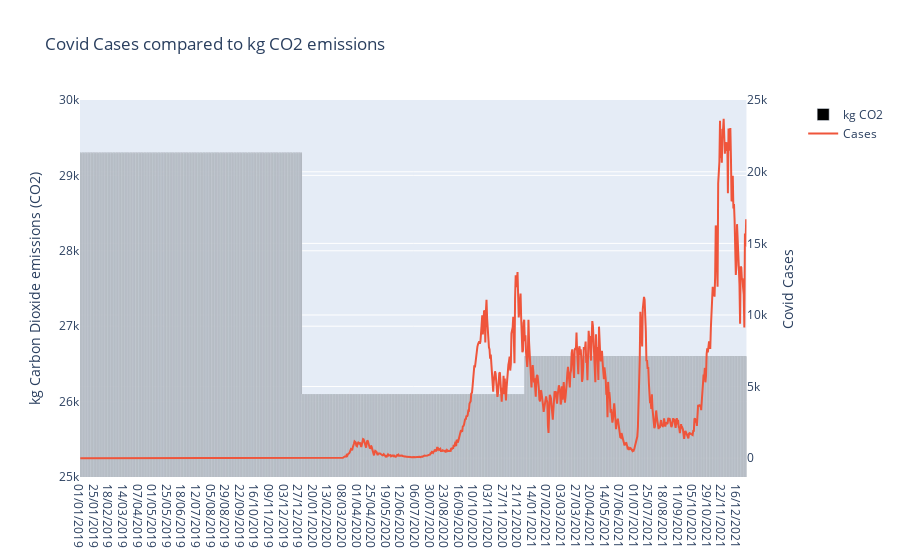
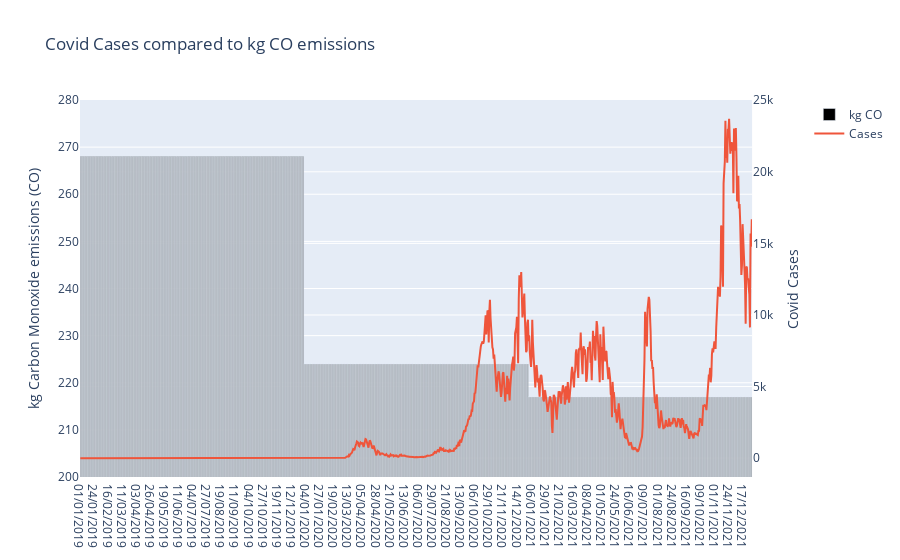
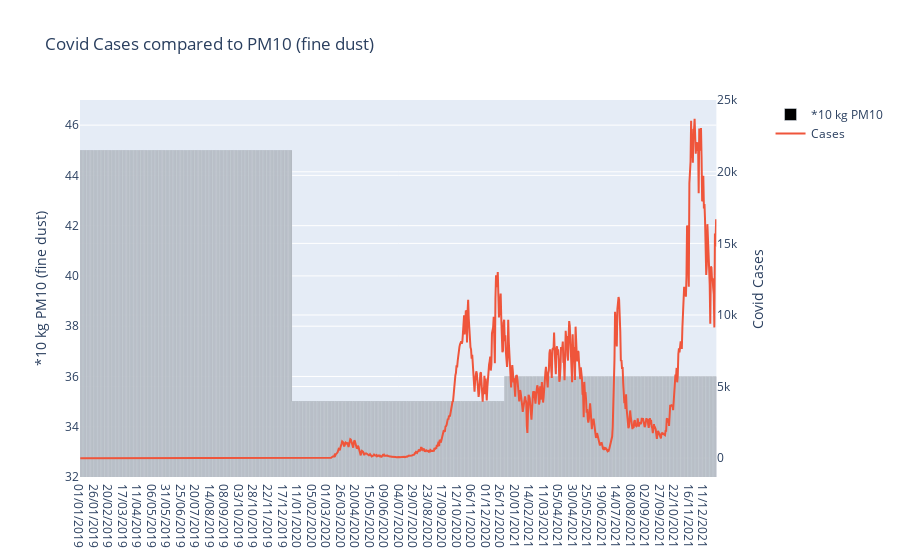

These figures' notebook cell, in order:
### Code cell
# The introduced dataframes will be used again in the combined graph
df = pd.read_csv(file_path, delimiter = ';').iloc[0:1096]
df_road = pd.read_csv('Road Emissions per date.csv', delimiter=';').iloc[0:1096]


# first plot, a graph with two axis is used. Titles, axis titles and legends are added
fig_com = make_subplots(specs=[[{"secondary_y": True}]])
fig_com.add_trace(
    go.Bar(x = df_road["Date"], y=df_road["Carbon dioxide (CO2)"], name="kg CO2", marker_color = 'black'),
    secondary_y=False)
fig_com.add_trace(
    go.Scatter(x=df["Date"], y=df["Cases"], name="Cases"),
    secondary_y=True)
fig_com.update_layout(yaxis1 = dict(range=[25000,30000]))
fig_com.update_layout(title_text = "Covid Cases compared to kg CO2 emissions")
fig_com.update_layout(yaxis1_title="kg Carbon Dioxide emissions (CO2)")
fig_com.update_layout(yaxis2_title="Covid Cases")

# second plot
fig_com2 = make_subplots(specs=[[{"secondary_y": True}]])
fig_com2.add_trace(
    go.Bar(x=df_road["Date"], y=df_road["Carbon monoxide (CO)"], name="kg CO", marker_color = 'black'),
    secondary_y=False)
fig_com2.add_trace(
    go.Scatter(x=df["Date"], y=df["Cases"], name="Cases"),
    secondary_y=True)
fig_com2.update_layout(yaxis1 = dict(range=[200,280]))
fig_com2.update_layout(title_text = "Covid Cases compared to kg CO emissions")
fig_com2.update_layout(yaxis1_title="kg Carbon Monoxide emissions (CO)")
fig_com2.update_layout(yaxis2_title="Covid Cases")

# third plot
fig_com3 = make_subplots(specs=[[{"secondary_y": True}]])
fig_com3.add_trace(
    go.Bar(x=df_road["Date"], y=df_road["PM10 (fine dust)"], name="*10 kg PM10", marker_color = 'black'),
    secondary_y=False)
fig_com3.add_trace(
    go.Scatter(x=df["Date"], y=df["Cases"], name="Cases"),
    secondary_y=True)
fig_com3.update_layout(yaxis1 = dict(range=[32,47]))
fig_com3.update_layout(title_text = "Covid Cases compared to PM10 (fine dust)")
fig_com3.update_layout(yaxis1_title="*10 kg PM10 (fine dust)")
fig_com3.update_layout(yaxis2_title="Covid Cases")

# show all plots
fig_com.show()
fig_com2.show()
fig_com3.show()

### Figure 1 — Plotly figure (JSON) as saved in the notebook; plotly's stock layout.template omitted (floating-point values rounded to 4 significant figures; data arrays with more than 128 entries replaced by an {"elided": "..."} marker saying what was removed)
{"data": [{"marker": {"color": "black"}, "name": "kg CO2", "type": "bar", "x": {"elided": "1096 str values"}, "xaxis": "x", "y": {"elided": "1096 int values"}, "yaxis": "y"}, {"name": "Cases", "type": "scatter", "x": {"elided": "1096 str values"}, "xaxis": "x", "y": {"elided": "1096 int values"}, "yaxis": "y2"}], "layout": {"title": {"text": "Covid Cases compared to kg CO2 emissions"}, "xaxis": {"anchor": "y", "domain": [0, 0.94]}, "yaxis": {"anchor": "x", "domain": [0, 1], "range": [25000, 30000], "title": {"text": "kg Carbon Dioxide emissions (CO2)"}}, "yaxis2": {"anchor": "x", "overlaying": "y", "side": "right", "title": {"text": "Covid Cases"}}}}

### Figure 2 — Plotly figure (JSON) as saved in the notebook; plotly's stock layout.template omitted (floating-point values rounded to 4 significant figures; data arrays with more than 128 entries replaced by an {"elided": "..."} marker saying what was removed)
{"data": [{"marker": {"color": "black"}, "name": "kg CO", "type": "bar", "x": {"elided": "1096 str values"}, "xaxis": "x", "y": {"elided": "1096 int values"}, "yaxis": "y"}, {"name": "Cases", "type": "scatter", "x": {"elided": "1096 str values"}, "xaxis": "x", "y": {"elided": "1096 int values"}, "yaxis": "y2"}], "layout": {"title": {"text": "Covid Cases compared to kg CO emissions"}, "xaxis": {"anchor": "y", "domain": [0, 0.94]}, "yaxis": {"anchor": "x", "domain": [0, 1], "range": [200, 280], "title": {"text": "kg Carbon Monoxide emissions (CO)"}}, "yaxis2": {"anchor": "x", "overlaying": "y", "side": "right", "title": {"text": "Covid Cases"}}}}

### Figure 3 — Plotly figure (JSON) as saved in the notebook; plotly's stock layout.template omitted (floating-point values rounded to 4 significant figures; data arrays with more than 128 entries replaced by an {"elided": "..."} marker saying what was removed)
{"data": [{"marker": {"color": "black"}, "name": "*10 kg PM10", "type": "bar", "x": {"elided": "1096 str values"}, "xaxis": "x", "y": {"elided": "1096 int values"}, "yaxis": "y"}, {"name": "Cases", "type": "scatter", "x": {"elided": "1096 str values"}, "xaxis": "x", "y": {"elided": "1096 int values"}, "yaxis": "y2"}], "layout": {"title": {"text": "Covid Cases compared to PM10 (fine dust)"}, "xaxis": {"anchor": "y", "domain": [0, 0.94]}, "yaxis": {"anchor": "x", "domain": [0, 1], "range": [32, 47], "title": {"text": "*10 kg PM10 (fine dust)"}}, "yaxis2": {"anchor": "x", "overlaying": "y", "side": "right", "title": {"text": "Covid Cases"}}}}
